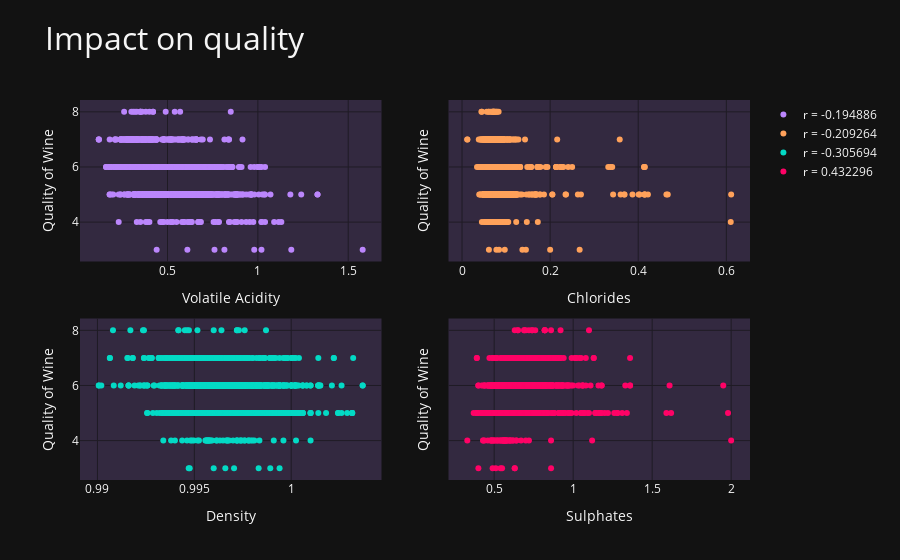

Notebook code cell kept with this figure:
### Code cell
FourScatterPlotly()

### Figure 1 — Plotly figure (JSON) as saved in the notebook; plotly's stock layout.template omitted (floating-point values rounded to 4 significant figures; data arrays with more than 128 entries replaced by an {"elided": "..."} marker saying what was removed)
{"data": [{"marker": {"color": "#BB86FC"}, "mode": "markers", "name": "r = -0.194886 \n", "type": "scatter", "x": {"elided": "1599 float values"}, "xaxis": "x", "y": {"elided": "1599 int values"}, "yaxis": "y"}, {"marker": {"color": "rgb(255, 161, 90)"}, "mode": "markers", "name": "r = -0.209264 \n", "type": "scatter", "x": {"elided": "1599 float values"}, "xaxis": "x2", "y": {"elided": "1599 int values"}, "yaxis": "y2"}, {"marker": {"color": "#03DAC5"}, "mode": "markers", "name": "r = -0.305694 \n", "type": "scatter", "x": {"elided": "1599 float values"}, "xaxis": "x3", "y": {"elided": "1599 int values"}, "yaxis": "y3"}, {"marker": {"color": "#FF0266"}, "mode": "markers", "name": "r = 0.432296 \n", "type": "scatter", "x": {"elided": "1599 float values"}, "xaxis": "x4", "y": {"elided": "1599 int values"}, "yaxis": "y4"}], "layout": {"font": {"color": "whitesmoke"}, "paper_bgcolor": "#121212", "plot_bgcolor": "#332940", "showlegend": true, "title": {"font": {"size": 32}, "text": "Impact on quality"}, "xaxis": {"anchor": "y", "domain": [0, 0.45], "fixedrange": true, "gridcolor": "#1F1b24", "tickmode": "auto", "title": {"text": "Volatile Acidity"}, "zeroline": false}, "xaxis2": {"anchor": "y2", "domain": [0.55, 1], "fixedrange": true, "gridcolor": "#1F1b24", "tickmode": "auto", "title": {"text": "Chlorides"}, "zeroline": false}, "xaxis3": {"anchor": "y3", "domain": [0, 0.45], "fixedrange": true, "gridcolor": "#1F1b24", "tickmode": "auto", "title": {"text": "Density"}, "zeroline": false}, "xaxis4": {"anchor": "y4", "domain": [0.55, 1], "fixedrange": true, "gridcolor": "#1F1b24", "tickmode": "auto", "title": {"text": "Sulphates"}, "zeroline": false}, "yaxis": {"anchor": "x", "domain": [0.575, 1], "fixedrange": true, "gridcolor": "#1F1b24", "title": {"text": "Quality of Wine"}}, "yaxis2": {"anchor": "x2", "domain": [0.575, 1], "fixedrange": true, "gridcolor": "#1F1b24", "matches": "y", "showticklabels": false, "title": {"text": "Quality of Wine"}}, "yaxis3": {"anchor": "x3", "domain": [0, 0.425], "fixedrange": true, "gridcolor": "#1F1b24", "title": {"text": "Quality of Wine"}}, "yaxis4": {"anchor": "x4", "domain": [0, 0.425], "fixedrange": true, "gridcolor": "#1F1b24", "matches": "y3", "showticklabels": false, "title": {"text": "Quality of Wine"}}}}
